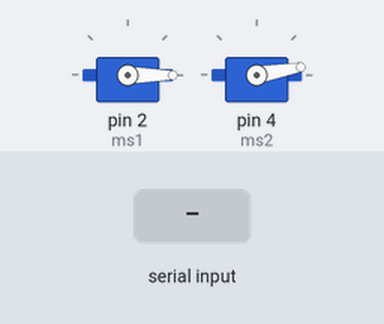
The sketch below on a simulated Arduino Uno, built with avr-gcc and run on an emulated ATmega328P. On the bench: 2 × servo. The inputs (shaded band) are chosen by the test bench.

Above: at 1.2 s.
1.3 s: "1\n" received over Serial
At 3.2 s:
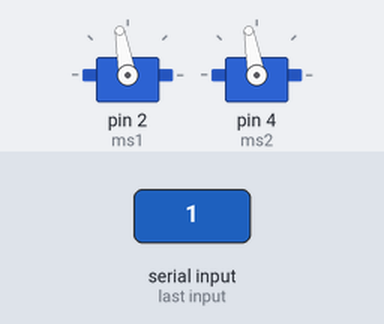
Timing chart, 0 to 5.3 s (numbered marks = the images above; inputs shaded):
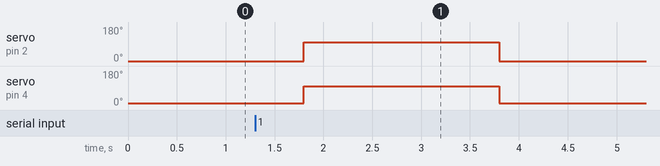

The sketch:

serial.ino
```cpp
#include<Servo.h>
Servo ms1;
Servo ms2;
void setup(){
    Serial.begin(9600);
    ms1.attach(2);
    ms1.write(0);

    ms2.attach(4);
    ms2.write(10);
}
void loop(){
    if(Serial.available()>0){
        char u = Serial.read();
        if(u != '\n'){
            if(u == '1') {
              delay(500);
              ms1.write(100);
              ms2.write(100);
              delay(2000);
              ms1.write(0);
              ms2.write(10);
              delay(2000);
            }
            else if(u == '0') {
              ms1.write(0);
              ms2.write(10);
              delay(2000);
            }
            else {
              ms1.write(0);
              ms2.write(10);
              delay(2000);
            }
          }
    delay(1000);
    }
}
```

Measured:
- after the input at 1.3 s, servo on pin 2 (ms1): 0° → 100° after 0.50 s, → 0° 2.0 s later; servo on pin 4 (ms2): 10° → 100° after 0.50 s, → 10° 2.0 s later
